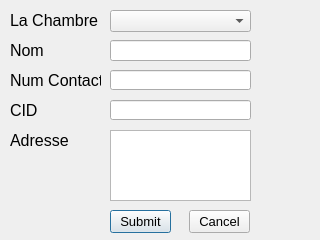
<?xml version="1.0" encoding="UTF-8"?>
<ui version="4.0">
 <class>BookRoomDialog</class>
 <widget class="QDialog" name="BookRoomDialog">
  <property name="windowModality">
   <enum>Qt::WindowModal</enum>
  </property>
  <property name="geometry">
   <rect>
    <x>0</x>
    <y>0</y>
    <width>320</width>
    <height>240</height>
   </rect>
  </property>
  <property name="windowTitle">
   <string>Booka a Room</string>
  </property>
  <widget class="QLabel" name="label">
   <property name="geometry">
    <rect>
     <x>10</x>
     <y>10</y>
     <width>91</width>
     <height>21</height>
    </rect>
   </property>
   <property name="font">
    <font>
     <pointsize>12</pointsize>
    </font>
   </property>
   <property name="text">
    <string>La Chambre</string>
   </property>
  </widget>
  <widget class="QComboBox" name="cmbRoomList">
   <property name="geometry">
    <rect>
     <x>110</x>
     <y>10</y>
     <width>141</width>
     <height>22</height>
    </rect>
   </property>
   <property name="font">
    <font>
     <pointsize>12</pointsize>
    </font>
   </property>
  </widget>
  <widget class="QLineEdit" name="txtName">
   <property name="geometry">
    <rect>
     <x>110</x>
     <y>40</y>
     <width>141</width>
     <height>21</height>
    </rect>
   </property>
  </widget>
  <widget class="QLineEdit" name="txtContactNumber">
   <property name="geometry">
    <rect>
     <x>110</x>
     <y>70</y>
     <width>141</width>
     <height>20</height>
    </rect>
   </property>
  </widget>
  <widget class="QTextEdit" name="txtAddress">
   <property name="geometry">
    <rect>
     <x>110</x>
     <y>130</y>
     <width>141</width>
     <height>71</height>
    </rect>
   </property>
  </widget>
  <widget class="QLabel" name="label_2">
   <property name="geometry">
    <rect>
     <x>10</x>
     <y>40</y>
     <width>91</width>
     <height>21</height>
    </rect>
   </property>
   <property name="font">
    <font>
     <pointsize>12</pointsize>
    </font>
   </property>
   <property name="text">
    <string>Nom</string>
   </property>
  </widget>
  <widget class="QLabel" name="label_3">
   <property name="geometry">
    <rect>
     <x>10</x>
     <y>70</y>
     <width>91</width>
     <height>21</height>
    </rect>
   </property>
   <property name="font">
    <font>
     <pointsize>12</pointsize>
    </font>
   </property>
   <property name="text">
    <string>Num Contact</string>
   </property>
  </widget>
  <widget class="QLabel" name="label_4">
   <property name="geometry">
    <rect>
     <x>10</x>
     <y>130</y>
     <width>91</width>
     <height>21</height>
    </rect>
   </property>
   <property name="font">
    <font>
     <pointsize>12</pointsize>
    </font>
   </property>
   <property name="text">
    <string>Adresse</string>
   </property>
  </widget>
  <widget class="QLabel" name="label_5">
   <property name="geometry">
    <rect>
     <x>10</x>
     <y>100</y>
     <width>91</width>
     <height>21</height>
    </rect>
   </property>
   <property name="font">
    <font>
     <pointsize>12</pointsize>
    </font>
   </property>
   <property name="text">
    <string>CID</string>
   </property>
  </widget>
  <widget class="QLineEdit" name="txtIdProof">
   <property name="geometry">
    <rect>
     <x>110</x>
     <y>100</y>
     <width>141</width>
     <height>20</height>
    </rect>
   </property>
  </widget>
  <widget class="QPushButton" name="btnSubmit">
   <property name="geometry">
    <rect>
     <x>110</x>
     <y>210</y>
     <width>61</width>
     <height>23</height>
    </rect>
   </property>
   <property name="font">
    <font>
     <pointsize>10</pointsize>
    </font>
   </property>
   <property name="text">
    <string>Submit</string>
   </property>
  </widget>
  <widget class="QPushButton" name="btnCancel">
   <property name="geometry">
    <rect>
     <x>189</x>
     <y>210</y>
     <width>61</width>
     <height>23</height>
    </rect>
   </property>
   <property name="font">
    <font>
     <pointsize>10</pointsize>
    </font>
   </property>
   <property name="text">
    <string>Cancel</string>
   </property>
  </widget>
 </widget>
 <resources/>
 <connections/>
</ui>
